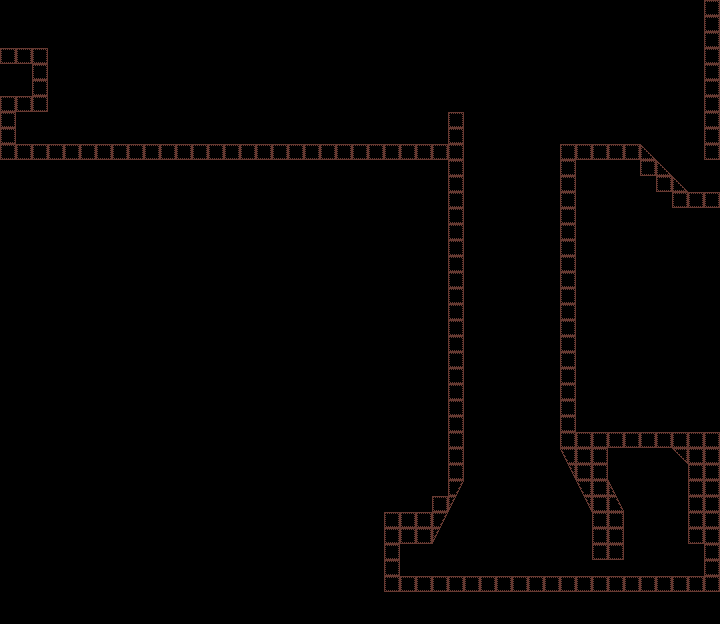

Rendered tile map (Tiled .tmx) drawn with the repository's tilesets; below, a short description and the full map source, tile grids included:
An orthogonal 45x39 tile map with 16x16 px tiles, 1 tile layer (Collision Layer) and 3 objects (3x Entity).

<map version="1.8" tiledversion="1.8.4" orientation="orthogonal" renderorder="right-up" width="45" height="39" tilewidth="16" tileheight="16" infinite="0" nextlayerid="3" nextobjectid="8">
 <tileset firstgid="1" source="collision.tsx" />
 <layer id="1" name="Collision Layer" width="45" height="39">
  <data encoding="csv">
0,0,0,0,0,0,0,0,0,0,0,0,0,0,0,0,0,0,0,0,0,0,0,0,0,0,0,0,0,0,0,0,0,0,0,0,0,0,0,0,0,0,0,0,1,
0,0,0,0,0,0,0,0,0,0,0,0,0,0,0,0,0,0,0,0,0,0,0,0,0,0,0,0,0,0,0,0,0,0,0,0,0,0,0,0,0,0,0,0,1,
0,0,0,0,0,0,0,0,0,0,0,0,0,0,0,0,0,0,0,0,0,0,0,0,0,0,0,0,0,0,0,0,0,0,0,0,0,0,0,0,0,0,0,0,1,
1,1,1,0,0,0,0,0,0,0,0,0,0,0,0,0,0,0,0,0,0,0,0,0,0,0,0,0,0,0,0,0,0,0,0,0,0,0,0,0,0,0,0,0,1,
0,0,1,0,0,0,0,0,0,0,0,0,0,0,0,0,0,0,0,0,0,0,0,0,0,0,0,0,0,0,0,0,0,0,0,0,0,0,0,0,0,0,0,0,1,
0,0,1,0,0,0,0,0,0,0,0,0,0,0,0,0,0,0,0,0,0,0,0,0,0,0,0,0,0,0,0,0,0,0,0,0,0,0,0,0,0,0,0,0,1,
1,1,1,0,0,0,0,0,0,0,0,0,0,0,0,0,0,0,0,0,0,0,0,0,0,0,0,0,0,0,0,0,0,0,0,0,0,0,0,0,0,0,0,0,1,
1,0,0,0,0,0,0,0,0,0,0,0,0,0,0,0,0,0,0,0,0,0,0,0,0,0,0,0,1,0,0,0,0,0,0,0,0,0,0,0,0,0,0,0,1,
1,0,0,0,0,0,0,0,0,0,0,0,0,0,0,0,0,0,0,0,0,0,0,0,0,0,0,0,1,0,0,0,0,0,0,0,0,0,0,0,0,0,0,0,1,
1,1,1,1,1,1,1,1,1,1,1,1,1,1,1,1,1,1,1,1,1,1,1,1,1,1,1,1,1,0,0,0,0,0,0,1,1,1,1,1,2147483654,0,0,0,1,
0,0,0,0,0,0,0,0,0,0,0,0,0,0,0,0,0,0,0,0,0,0,0,0,0,0,0,0,1,0,0,0,0,0,0,1,0,0,0,0,1,2147483654,0,0,0,
0,0,0,0,0,0,0,0,0,0,0,0,0,0,0,0,0,0,0,0,0,0,0,0,0,0,0,0,1,0,0,0,0,0,0,1,0,0,0,0,0,1,2147483654,0,0,
0,0,0,0,0,0,0,0,0,0,0,0,0,0,0,0,0,0,0,0,0,0,0,0,0,0,0,0,1,0,0,0,0,0,0,1,0,0,0,0,0,0,1,1,1,
0,0,0,0,0,0,0,0,0,0,0,0,0,0,0,0,0,0,0,0,0,0,0,0,0,0,0,0,1,0,0,0,0,0,0,1,0,0,0,0,0,0,0,0,0,
0,0,0,0,0,0,0,0,0,0,0,0,0,0,0,0,0,0,0,0,0,0,0,0,0,0,0,0,1,0,0,0,0,0,0,1,0,0,0,0,0,0,0,0,0,
0,0,0,0,0,0,0,0,0,0,0,0,0,0,0,0,0,0,0,0,0,0,0,0,0,0,0,0,1,0,0,0,0,0,0,1,0,0,0,0,0,0,0,0,0,
0,0,0,0,0,0,0,0,0,0,0,0,0,0,0,0,0,0,0,0,0,0,0,0,0,0,0,0,1,0,0,0,0,0,0,1,0,0,0,0,0,0,0,0,0,
0,0,0,0,0,0,0,0,0,0,0,0,0,0,0,0,0,0,0,0,0,0,0,0,0,0,0,0,1,0,0,0,0,0,0,1,0,0,0,0,0,0,0,0,0,
0,0,0,0,0,0,0,0,0,0,0,0,0,0,0,0,0,0,0,0,0,0,0,0,0,0,0,0,1,0,0,0,0,0,0,1,0,0,0,0,0,0,0,0,0,
0,0,0,0,0,0,0,0,0,0,0,0,0,0,0,0,0,0,0,0,0,0,0,0,0,0,0,0,1,0,0,0,0,0,0,1,0,0,0,0,0,0,0,0,0,
0,0,0,0,0,0,0,0,0,0,0,0,0,0,0,0,0,0,0,0,0,0,0,0,0,0,0,0,1,0,0,0,0,0,0,1,0,0,0,0,0,0,0,0,0,
0,0,0,0,0,0,0,0,0,0,0,0,0,0,0,0,0,0,0,0,0,0,0,0,0,0,0,0,1,0,0,0,0,0,0,1,0,0,0,0,0,0,0,0,0,
0,0,0,0,0,0,0,0,0,0,0,0,0,0,0,0,0,0,0,0,0,0,0,0,0,0,0,0,1,0,0,0,0,0,0,1,0,0,0,0,0,0,0,0,0,
0,0,0,0,0,0,0,0,0,0,0,0,0,0,0,0,0,0,0,0,0,0,0,0,0,0,0,0,1,0,0,0,0,0,0,1,0,0,0,0,0,0,0,0,0,
0,0,0,0,0,0,0,0,0,0,0,0,0,0,0,0,0,0,0,0,0,0,0,0,0,0,0,0,1,0,0,0,0,0,0,1,0,0,0,0,0,0,0,0,0,
0,0,0,0,0,0,0,0,0,0,0,0,0,0,0,0,0,0,0,0,0,0,0,0,0,0,0,0,1,0,0,0,0,0,0,1,0,0,0,0,0,0,0,0,0,
0,0,0,0,0,0,0,0,0,0,0,0,0,0,0,0,0,0,0,0,0,0,0,0,0,0,0,0,1,0,0,0,0,0,0,1,0,0,0,0,0,0,0,0,0,
0,0,0,0,0,0,0,0,0,0,0,0,0,0,0,0,0,0,0,0,0,0,0,0,0,0,0,0,1,0,0,0,0,0,0,1,1,1,1,1,1,1,1,1,1,
0,0,0,0,0,0,0,0,0,0,0,0,0,0,0,0,0,0,0,0,0,0,0,0,0,0,0,0,1,0,0,0,0,0,0,1610612740,1,1,0,0,0,0,1610612742,1,1,
0,0,0,0,0,0,0,0,0,0,0,0,0,0,0,0,0,0,0,0,0,0,0,0,0,0,0,0,1,0,0,0,0,0,0,1610612739,1,1,0,0,0,0,0,1,1,
0,0,0,0,0,0,0,0,0,0,0,0,0,0,0,0,0,0,0,0,0,0,0,0,0,0,0,0,3758096388,0,0,0,0,0,0,0,1610612740,1,2684354563,0,0,0,0,1,1,
0,0,0,0,0,0,0,0,0,0,0,0,0,0,0,0,0,0,0,0,0,0,0,0,0,0,0,1,3758096387,0,0,0,0,0,0,0,1610612739,1,2684354564,0,0,0,0,1,1,
0,0,0,0,0,0,0,0,0,0,0,0,0,0,0,0,0,0,0,0,0,0,0,0,1,1,1,3758096388,0,0,0,0,0,0,0,0,0,1,1,0,0,0,0,1,1,
0,0,0,0,0,0,0,0,0,0,0,0,0,0,0,0,0,0,0,0,0,0,0,0,1,1,1,3758096387,0,0,0,0,0,0,0,0,0,1,1,0,0,0,0,1,1,
0,0,0,0,0,0,0,0,0,0,0,0,0,0,0,0,0,0,0,0,0,0,0,0,1,0,0,0,0,0,0,0,0,0,0,0,0,1,1,0,0,0,0,0,1,
0,0,0,0,0,0,0,0,0,0,0,0,0,0,0,0,0,0,0,0,0,0,0,0,1,0,0,0,0,0,0,0,0,0,0,0,0,0,0,0,0,0,0,0,1,
0,0,0,0,0,0,0,0,0,0,0,0,0,0,0,0,0,0,0,0,0,0,0,0,1,1,1,1,1,1,1,1,1,1,1,1,1,1,1,1,1,1,1,1,1,
0,0,0,0,0,0,0,0,0,0,0,0,0,0,0,0,0,0,0,0,0,0,0,0,0,0,0,0,0,0,0,0,0,0,0,0,0,0,0,0,0,0,0,0,0,
0,0,0,0,0,0,0,0,0,0,0,0,0,0,0,0,0,0,0,0,0,0,0,0,0,0,0,0,0,0,0,0,0,0,0,0,0,0,0,0,0,0,0,0,0
</data>
 </layer>
 <objectgroup id="2" name="Entity Layer">
  <object id="1" name="Player" type="Entity" x="211" y="114" width="9" height="27">
   <properties>
    <property name="Animation" value="vagabond.atlas" />
    <property name="CameraFollow" value="4.5,9" />
    <property name="Color" type="color" value="#ffffaa00" />
    <property name="Controller" value="" />
    <property name="Gravity" value="" />
    <property name="Velocity" value="" />
   </properties>
  </object>
  <object id="3" name="One Way" type="Entity" x="48" y="144">
   <properties>
    <property name="Color" type="color" value="#ff8d8d8d" />
    <property name="Greater" type="bool" value="false" />
   </properties>
   <polyline points="0,-32 0,0" />
  </object>
  <object id="7" name="Jump Through" type="Entity" x="640" y="144">
   <properties>
    <property name="Color" type="color" value="#ff919191" />
   </properties>
   <polyline points="0,0 64,0" />
  </object>
 </objectgroup>
</map>